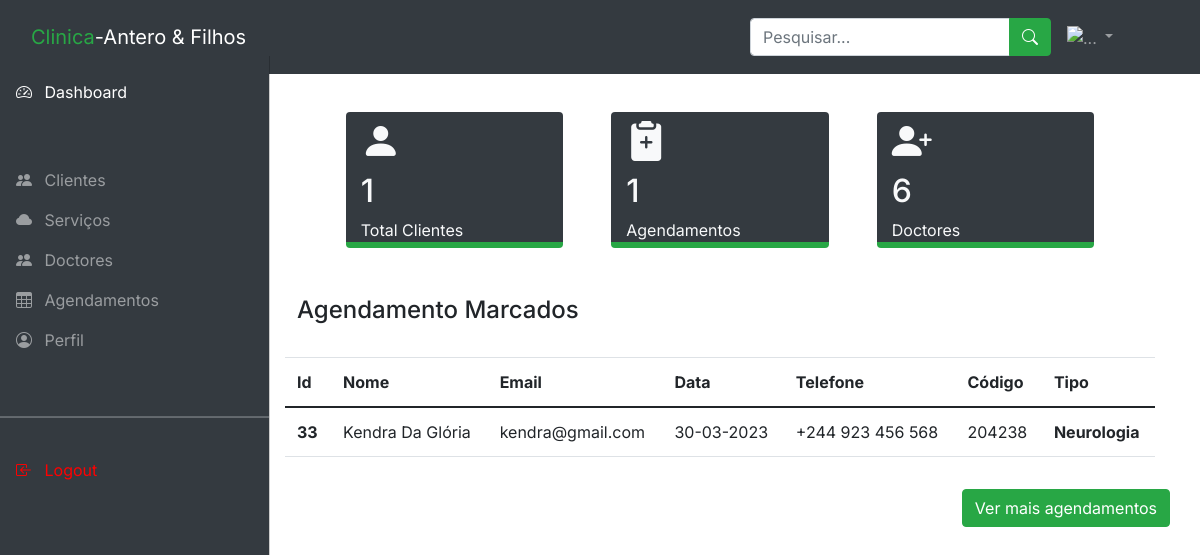
Screenshot of /admin/index.php (signed in) with the database file from the repository.
### tables this page shows
CREATE TABLE `consulta` (
  `idConsulta` int(11) NOT NULL,
  `servico_idServico` int(11) NOT NULL,
  `data` date NOT NULL,
  `nome` varchar(70) DEFAULT NULL,
  `telefone` varchar(70) DEFAULT NULL,
  `email` varchar(100) DEFAULT NULL,
  `mensagem` text,
  `codigo` varchar(70) NOT NULL,
  `estado` tinyint(4) NOT NULL
);

CREATE TABLE `servico` (
  `idServico` int(11) NOT NULL,
  `servico` varchar(70) DEFAULT NULL,
  `img` varchar(70) DEFAULT NULL,
  `descricao` text,
  `status` tinyint(4) DEFAULT NULL
);

### admin/index.php (the view, shortened to what this page needs)
<?php
  require_once "php/conn.php";
?>
<?php require_once "php/head.php"; ?>
    <main class="mt-5 pt-3">
      <div class="container-fluid">
        <div class="row gap-5 container justify-content-center mt-5">
          <div class="col-sm-6 col-lg-3 BT-1 rounded bg-dark text-light">
              <div class="overview-item overview-item--c1">
                  <div class="overview__inner">
                      <div class="overview-box clearfix">
                          <div class="icon">
                              <i class="bi-person-fill fs-1"></i>
                          </div>
                          <?php
                            $cliente = "cliente";
                            $query = $conexao->prepare("SELECT *FROM usuario where nivel='$cliente' ");
                            $query->execute();
                            $countCliente = $query->rowCount();
                          ?>
                          <div class="text">
                              <h2><?php echo $countCliente ?></h2>
                              <span>Total Clientes</span>
                          </div>
                      </div>
                  </div>
              </div>
          </div>
          <div class="col-sm-6 col-lg-3 BT-1 rounded bg-dark text-light">
              <div class="overview-item overview-item--c2">
                  <div class="overview__inner">
                      <div class="overview-box clearfix">
                          <div class="icon">
                            <i class="bi bi-clipboard2-plus-fill fs-1"></i>
                          </div>
                          <?php
                            $query = $conexao->prepare("SELECT * FROM consulta INNER JOIN servico ON consulta.servico_idServico = servico.idServico WHERE consulta.estado = '1'");
                            $query->execute();
                            $countAgend = $query->rowCount();
                          ?>
                          <div class="text">
                              <h2><?php echo $countAgend ?></h2>
                              <span>Agendamentos</span>
                          </div>
                      </div>
                  </div>
              </div>
          </div>
          <div class="col-sm-6 col-lg-3 rounded bg-dark text-light BT-1">
              <div class="overview-item overview-item--c3">
                  <div class="overview__inner">
                      <div class="overview-box clearfix">
                          <div class="icon">
                            <i class="bi bi-person-plus-fill fs-1"></i>
                          </div>
                          <?php
                            $query = $conexao->prepare("SELECT *FROM medico");
                            $query->execute();
                            $countMed = $query->rowCount();
                          ?>
                          <div class="text">
                              <h2><?php echo $countMed ?></h2>
                              <span>Doctores</span>
                          </div>
                      </div>
                  </div>
              </div>
          </div>
      </div>
      <div class="row container">
        <div class="row">
          <div class="col-md-9 mt-5">
            <h4>Agendamento Marcados</h4>
          </div>
        </div>
        <table class="table mt-4">
          <thead>
            <tr>
                <th scope="col">Id</th>
                <th scope="col">Nome</th>
                <th scope="col">Email</th>
                <th scope="col">Data</th>
                <th scope="col">Telefone</th>
                <th scope="col">Código</th>
                <th scope="col">Tipo</th>
              </tr>
            </thead>
            <tbody>
              <?php
                $query = $conexao->prepare("SELECT * FROM consulta INNER JOIN servico ON consulta.servico_idServico = servico.idServico WHERE consulta.estado = '1' ORDER BY consulta.idConsulta DESC LIMIT 10");
                $query->execute();
                foreach($query->fetchAll() as $result) {
              ?>
              <tr>
                <th scope="row"><?php echo $result['idConsulta'] ?></th>
                <td><?php echo $result['nome'] ?></td>
                <td><?php echo $result['email'] ?></td>
                <td><?php echo date("d-m-20y", strtotime($result['data'] )) ?></td>
                <td><?php echo "+244 ".$result['telefone'] ?></td>
                <td><?php echo $result['codigo'] ?></td>
                <th><?php echo $result['servico'] ?></th>
              </tr>
              <?php } ?>
            </tbody>
          </table>
        </div>
        <div class="container d-md-flex justify-content-md-end mb-3 mt-3">
          <a class="btn btn-success" href="agendamento.php" role="button">Ver mais agendamentos</a>
        </div>
      </div>
    </main>
  </body>
</html>

### admin/css/style.css (style rules this page uses)
body, button { font-family: "Inter", sans-serif; }
:root { --offcanvas-width: 270px; --topNavbarHeight: 56px; }
@media (min-width: 992px) { body { overflow: auto !important; } }
@media (min-width: 992px) { main { margin-left: var(--offcanvas-width); } }

### admin/php/head.php (style rules this page uses)
.BT-1 { border-bottom: 0.4rem solid #28a745; }

### rows the page displays
consulta: idConsulta "33", nome "Kendra Da Glória", email "kendra@gmail.com", data "30-03-2023", telefone "923 456 568", codigo "204238", servico_idServico.servico "Neurologia"

### other values shown
$countCliente "1"
$countAgend "1"
$countMed "6"
